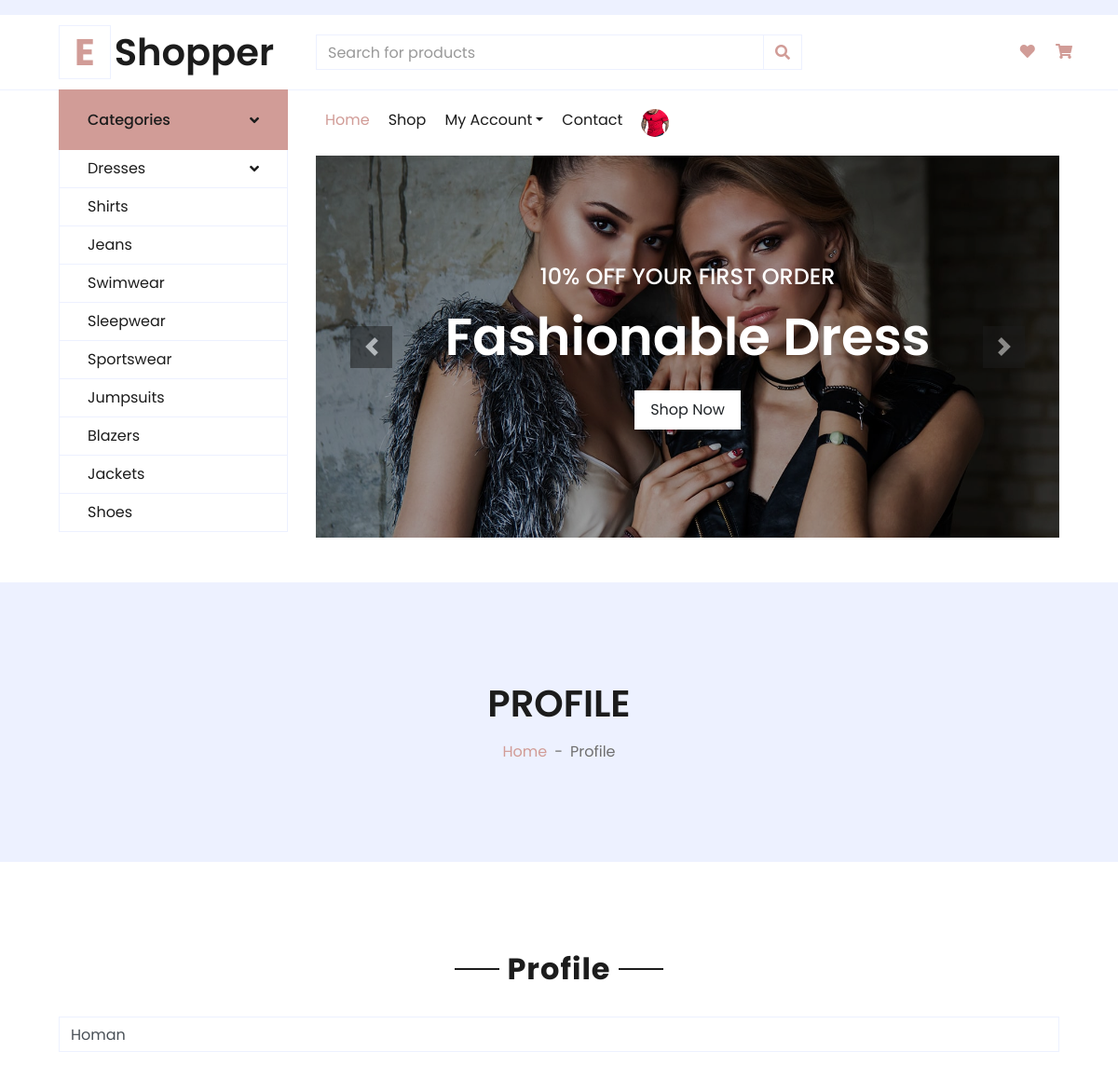
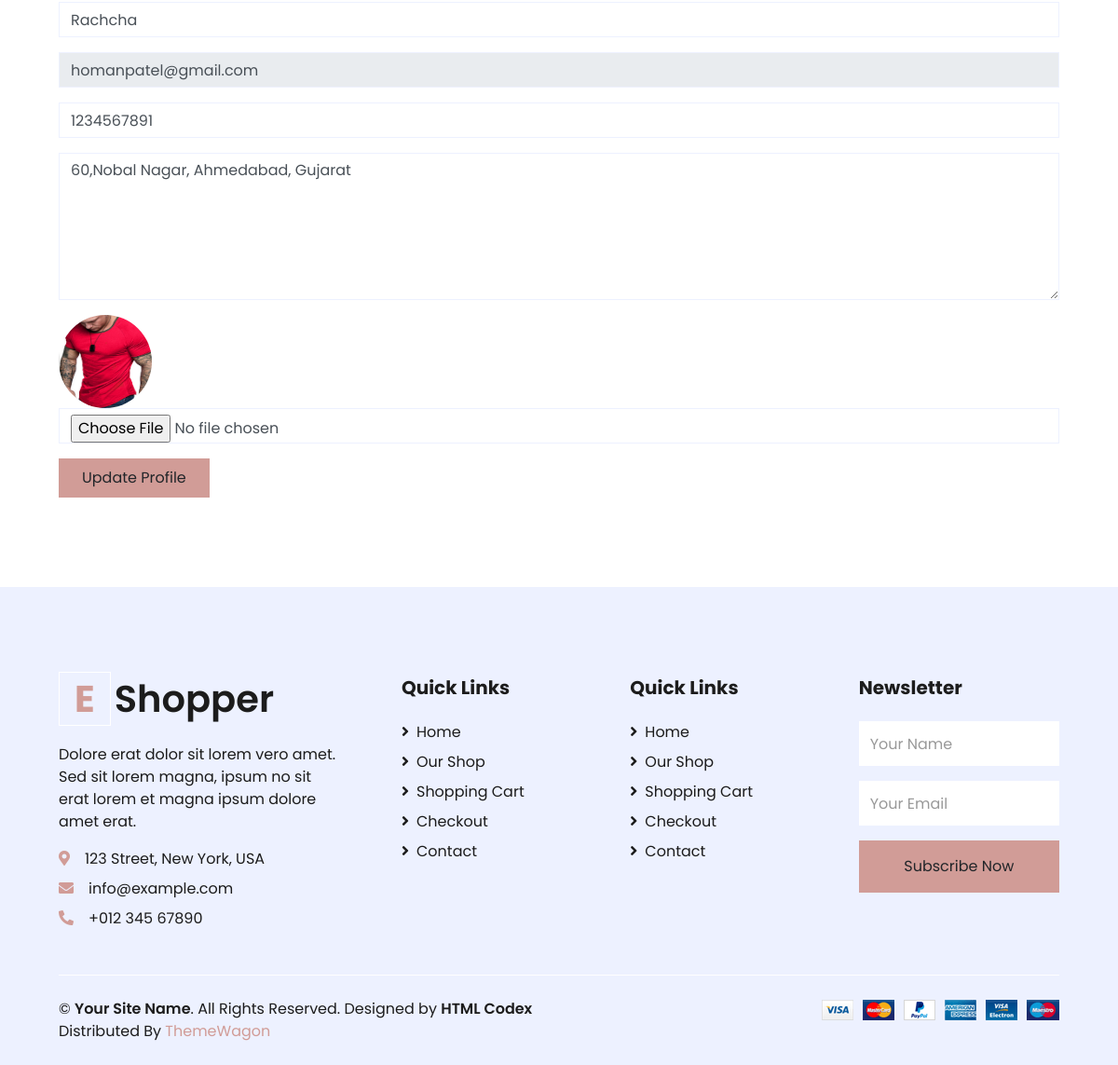
Screenshot of /profile (signed in) with the database file from the repository (2 pictures, top to bottom).
### myapp/models.py (models this page shows, shortened)
class User(models.Model):
    fname=models.CharField(max_length=100)
    lname=models.CharField(max_length=100)
    email=models.EmailField()
    mobile=models.PositiveIntegerField()
    address=models.TextField()
    password=models.CharField(max_length=100)
    profile_picture=models.ImageField(upload_to="profile_picture/")
    usertype=models.CharField(max_length=100,default="buyer")

### myapp/views.py (the view)
# urls.py: path('profile',views.profile,name='profile'),
def profile(request):
    user=User.objects.get(email=request.session['email'])
    if request.method=="POST":
        user.fname=request.POST['fname']
        user.lname=request.POST['lname']
        user.mobile=request.POST['mobile']
        user.address=request.POST['address']
        try:
            user.profile_picture=request.FILES['profile_picture']
        except:
            pass
        user.save()
        msg="Profile Updated Successfully"
        request.session['profile_picture']=user.profile_picture.url
        if user.usertype=="buyer":
            return render(request,'profile.html',{'user':user,'msg':msg})
        else:
            return render(request,'seller-profile.html',{'user':user,'msg':msg})
    else:
        if user.usertype=="buyer":
            return render(request,'profile.html',{'user':user})
        else:
            return render(request,'seller-profile.html',{'user':user})

### myapp/templates/profile.html (shortened to what this page needs)
{% extends 'header.html' %}
{% load static %}
{% block content %}
<!DOCTYPE html>
<html lang="en">
<head>
</head>
<body>
    <div class="container-fluid bg-secondary mb-5">
        <div class="d-flex flex-column align-items-center justify-content-center" style="min-height: 300px">
            <h1 class="font-weight-semi-bold text-uppercase mb-3">Profile</h1>
            <div class="d-inline-flex">
                <p class="m-0"><a href="/">Home</a></p>
                <p class="m-0 px-2">-</p>
                <p class="m-0">Profile</p>
            </div>
        </div>
    </div>
    <div class="container-fluid pt-5">
        <div class="text-center mb-4">
            <h2 class="section-title px-5"><span class="px-2">Profile</span></h2>
        </div>
        <div class="row px-xl-5">
            <div class="col-lg-12 mb-5">
                <div class="contact-form">
                    <form name="sentMessage" method="post" action='{% url 'profile' %}' enctype="multipart/form-data">
                        <div class="control-group">
                            <input type="text" class="form-control" id="name" value="{{user.fname}}" name="fname" />
                        </div>
                        <div class="control-group">
                            <input type="text" class="form-control" id="name" value="{{user.lname}}" name="lname" />
                        </div>
                        <div class="control-group">
                            <input type="email" class="form-control" id="email" value="{{user.email}}" name="email" readonly/>
                        </div>
                        <div class="control-group">
                            <input type="text" class="form-control" id="subject" value="{{user.mobile}}" name="mobile" />
                        </div>
                        <div class="control-group">
                            <textarea class="form-control" rows="6" id="message" name="address">{{user.address}}</textarea>
                        </div>
                        <div class="control-group">
                            <img src="{{user.profile_picture.url}}" style="width: 100px;height: 100px;border-radius: 50%;">
                        </div>
                        <div class="control-group">
                            <input type="file" class="form-control" id="subject" name="profile_picture" />
                        </div>
                        <div>
                            <button class="btn btn-primary py-2 px-4" type="submit" id="sendMessageButton">Update Profile</button>
                        </div>
                    </form>
                </div>
            </div>
        </div>
    </div>
</body>
</html>
{% endblock %}

### rows the page displays
User: fname "Homan", lname "Rachcha", email "homanpatel@gmail.com", mobile "1234567891", address "60,Nobal Nagar, Ahmedabad, Gujarat", profile_picture (picture)
